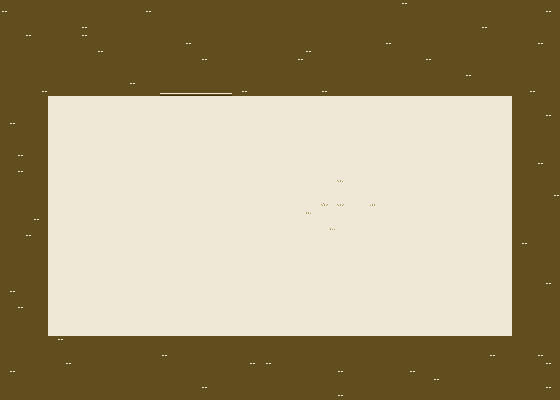

A 2D game scene composited from a Tiled map and its tileset images. What follows is a short description and the map's XML, with each tile layer's data collapsed to a summary:
An orthogonal 70x50 tile map with 8x8 px tiles, 1 tile layer (ground_layer) and 49 objects (6x player_respawn, spawner_charlie, trigger).

<map version="1.0" orientation="orthogonal" renderorder="left-down" width="70" height="50" tilewidth="8" tileheight="8" nextobjectid="1462">
 <tileset firstgid="1" source="../../../tilesets/sepia-tileset.tsx" />
 <layer name="ground_layer" width="70" height="50">
  <data>[3500 cells, 3500 non-empty, 10 distinct tile ids]</data>
 </layer>
 <objectgroup name="objects_layer">
  <object id="529" name="player_respawn" x="288" y="224" width="16" height="16">
   <properties>
    <property name="prototype.code" value="PlayerRespawnMedium" />
   </properties>
  </object>
  <object id="1094" name="spawner_charlie" x="424" y="232" width="16" height="16">
   <properties>
    <property name="prototype.code" value="AutoSpawnerMedium" />
    <property name="prototype.components">&lt;components&gt;
	&lt;component type="AutoSpawnerComponent"&gt;
		&lt;id&gt;Charlie&lt;/id&gt;
	&lt;/component&gt;
&lt;/components&gt;</property>
   </properties>
  </object>
  <object id="1410" x="240" y="280" width="16" height="16">
   <properties>
    <property name="prototype.code" value="ActorControllerMediumDirectionUp" />
   </properties>
  </object>
  <object id="1411" name="player_respawn" x="320" y="184" width="16" height="16">
   <properties>
    <property name="prototype.code" value="MudSmall0" />
   </properties>
  </object>
  <object id="1413" x="240" y="184" width="16" height="16">
   <properties>
    <property name="prototype.code" value="MovingDamageableBlockSmall0" />
   </properties>
  </object>
  <object id="1414" x="240" y="120" width="16" height="16">
   <properties>
    <property name="prototype.code" value="ActorControllerMediumDirectionDown" />
   </properties>
  </object>
  <object id="1415" name="player_respawn" x="344" y="184" width="16" height="16">
   <properties>
    <property name="prototype.code" value="MudSmall0" />
   </properties>
  </object>
  <object id="1416" name="player_respawn" x="320" y="208" width="16" height="16">
   <properties>
    <property name="prototype.code" value="MudSmall0" />
   </properties>
  </object>
  <object id="1417" name="player_respawn" x="344" y="208" width="16" height="16">
   <properties>
    <property name="prototype.code" value="MudSmall0" />
   </properties>
  </object>
  <object id="1418" x="328" y="128" width="16" height="16">
   <properties>
    <property name="prototype.code" value="BonusPromotion" />
   </properties>
  </object>
  <object id="1419" x="304" y="128" width="16" height="16">
   <properties>
    <property name="prototype.code" value="BonusStar" />
   </properties>
  </object>
  <object id="1421" x="352" y="128" width="16" height="16">
   <properties>
    <property name="prototype.code" value="BonusStar" />
   </properties>
  </object>
  <object id="1422" name="trigger" x="376" y="232" width="16" height="16">
   <properties>
    <property name="prototype.code" value="TriggerMedium" />
    <property name="prototype.components">&lt;components&gt;
	&lt;component type="TriggerComponent"&gt;
		&lt;events&gt;
			&lt;event type="ActivateAutoSpawnerEvent"&gt;
				&lt;id&gt;Charlie&lt;/id&gt;
			&lt;/event&gt;
		&lt;/events&gt;
	&lt;/component&gt;
&lt;/components&gt;</property>
   </properties>
  </object>
  <object id="1423" x="192" y="216" width="16" height="16">
   <properties>
    <property name="prototype.code" value="ActorControllerMediumDirectionUp" />
   </properties>
  </object>
  <object id="1424" x="192" y="160" width="16" height="16">
   <properties>
    <property name="prototype.code" value="ActorControllerMediumDirectionDown" />
   </properties>
  </object>
  <object id="1425" x="192" y="192" width="16" height="16">
   <properties>
    <property name="prototype.code" value="MovingPushingBlockSmall0" />
   </properties>
  </object>
  <object id="1426" x="152" y="120" width="16" height="16">
   <properties>
    <property name="prototype.code" value="ActorControllerMediumDirectionDown" />
   </properties>
  </object>
  <object id="1427" x="96" y="120" width="16" height="16">
   <properties>
    <property name="prototype.code" value="ActorControllerMediumDirectionDown" />
   </properties>
  </object>
  <object id="1428" x="152" y="280" width="16" height="16">
   <properties>
    <property name="prototype.code" value="ActorControllerMediumDirectionUp" />
   </properties>
  </object>
  <object id="1429" x="96" y="280" width="16" height="16">
   <properties>
    <property name="prototype.code" value="ActorControllerMediumDirectionUp" />
   </properties>
  </object>
  <object id="1430" x="152" y="192" width="16" height="16">
   <properties>
    <property name="prototype.code" value="MovingPushingBlockMedium0" />
   </properties>
  </object>
  <object id="1431" x="96" y="176" width="16" height="16">
   <properties>
    <property name="prototype.code" value="MovingDamageableBlockMedium0" />
   </properties>
  </object>
  <object id="1432" x="264" y="152" width="16" height="16">
   <properties>
    <property name="prototype.code" value="SpikesSmall0" />
   </properties>
  </object>
  <object id="1433" x="192" y="216" width="16" height="16">
   <properties>
    <property name="prototype.code" value="SpikesSmall0" />
   </properties>
  </object>
  <object id="1434" x="192" y="160" width="16" height="16">
   <properties>
    <property name="prototype.code" value="SpikesSmall0" />
   </properties>
  </object>
  <object id="1436" name="player_respawn" x="320" y="224" width="7.45455" height="7.81818">
   <properties>
    <property name="prototype.code" value="MudTiny0" />
   </properties>
  </object>
  <object id="1437" x="304" y="280" width="16" height="16">
   <properties>
    <property name="prototype.code" value="Button0" />
    <property name="prototype.components">&lt;components&gt;
	&lt;component type="TriggerComponent"&gt;
		&lt;destroyEvents&gt;
			&lt;event type="ActivateAutoSpawnerEvent"&gt;
				&lt;id&gt;Charlie&lt;/id&gt;
			&lt;/event&gt;
		&lt;/destroyEvents&gt;
	&lt;/component&gt;
&lt;/components&gt;</property>
   </properties>
  </object>
  <object id="1438" x="280" y="128" width="16" height="16">
   <properties>
    <property name="prototype.code" value="BonusGrenade" />
   </properties>
  </object>
  <object id="1439" x="248" y="80" width="8" height="8">
   <properties>
    <property name="prototype.code" value="AllVehicleBlockadeSmall" />
   </properties>
  </object>
  <object id="1442" x="264" y="72" width="8" height="8">
   <properties>
    <property name="prototype.code" value="AllVehicleBlockadeSmall" />
   </properties>
  </object>
  <object id="1443" x="256" y="56" width="8" height="8">
   <properties>
    <property name="prototype.code" value="AllVehicleBlockadeSmall" />
   </properties>
  </object>
  <object id="1444" x="240" y="64" width="8" height="8">
   <properties>
    <property name="prototype.code" value="AllVehicleBlockadeSmall" />
   </properties>
  </object>
  <object id="1445" x="304" y="80" width="8" height="8">
   <properties>
    <property name="prototype.code" value="AllVehicleBlockadeSmall" />
   </properties>
  </object>
  <object id="1446" x="320" y="72" width="8" height="8">
   <properties>
    <property name="prototype.code" value="AllVehicleBlockadeSmall" />
   </properties>
  </object>
  <object id="1447" x="312" y="56" width="8" height="8">
   <properties>
    <property name="prototype.code" value="AllVehicleBlockadeSmall" />
   </properties>
  </object>
  <object id="1448" x="296" y="64" width="8" height="8">
   <properties>
    <property name="prototype.code" value="AllVehicleBlockadeSmall" />
   </properties>
  </object>
  <object id="1449" x="192" y="80" width="8" height="8">
   <properties>
    <property name="prototype.code" value="AllVehicleBlockadeSmall" />
   </properties>
  </object>
  </objectgroup>
</map>
<!-- 12 of 49 objects omitted -->
